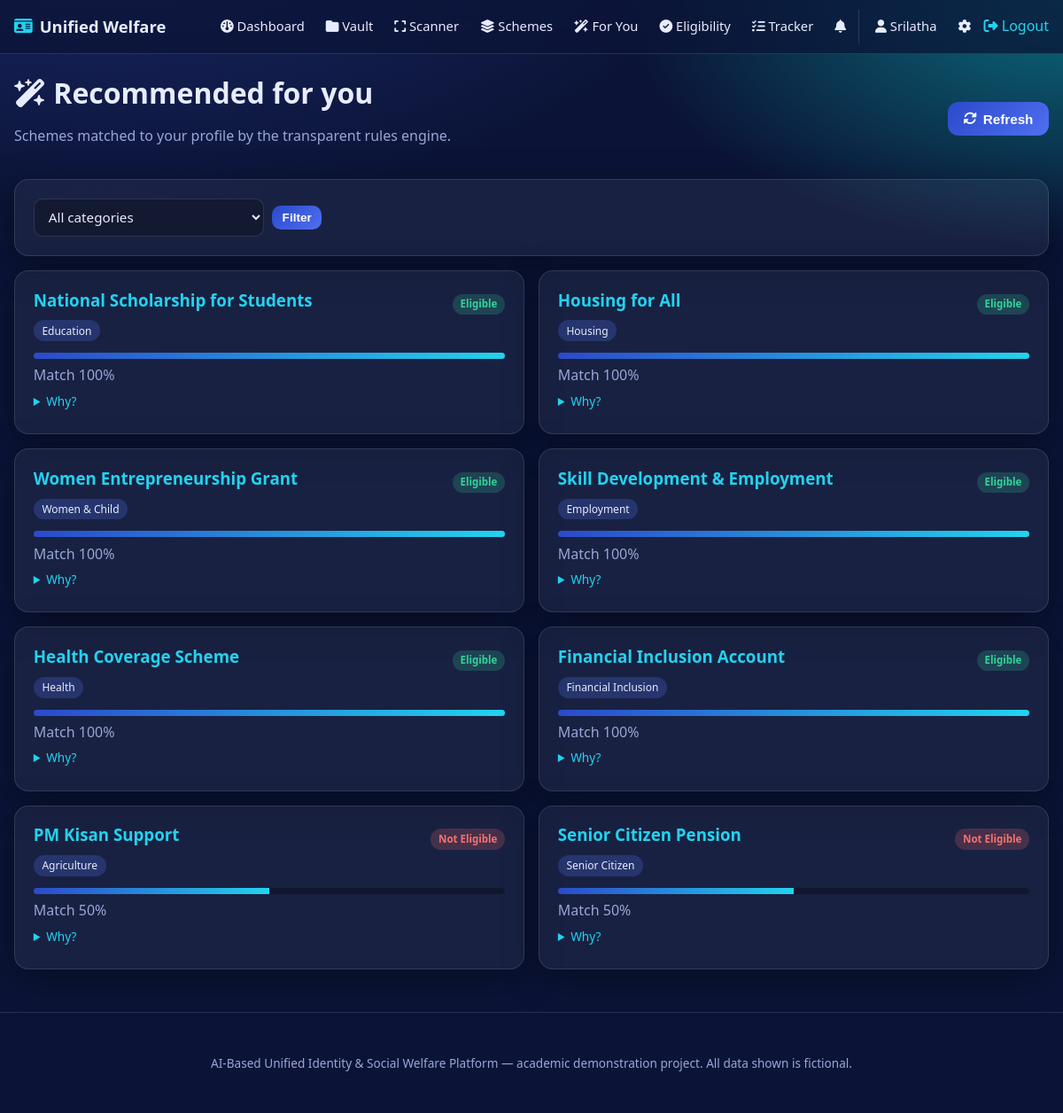
Screenshot of /recommendations/ (signed in) with the database file from the repository.
### models.py (models this page shows, shortened)
class User(UserMixin, db.Model):
    __tablename__ = "users"
    id = db.Column(db.Integer, primary_key=True)
    username = db.Column(db.String(80), unique=True, nullable=False, index=True)
    email = db.Column(db.String(120), unique=True, nullable=False, index=True)
    password_hash = db.Column(db.String(255), nullable=False)
    role = db.Column(db.String(20), nullable=False, default="user")  # user | admin
    account_active = db.Column(db.Boolean, nullable=False, default=True)
    full_name = db.Column(db.String(120))
    age = db.Column(db.Integer)
    gender = db.Column(db.String(20))
    annual_income = db.Column(db.Integer)          # in INR
    social_category = db.Column(db.String(20))     # General / OBC / SC / ST / EWS
    occupation = db.Column(db.String(80))
    state = db.Column(db.String(80))
    is_student = db.Column(db.Boolean, default=False)
    is_farmer = db.Column(db.Boolean, default=False)
    is_differently_abled = db.Column(db.Boolean, default=False)
    created_at = db.Column(db.DateTime, default=_now)
    updated_at = db.Column(db.DateTime, default=_now, onupdate=_now)
    documents = db.relationship("Document", backref="owner", lazy=True,
                                cascade="all, delete-orphan")
    recommendations = db.relationship("Recommendation", backref="user", lazy=True,
                                      cascade="all, delete-orphan")
    eligibility_checks = db.relationship("EligibilityCheck", backref="user", lazy=True,
                                         cascade="all, delete-orphan")
    applications = db.relationship("Application", backref="user", lazy=True,
                                   cascade="all, delete-orphan")
    notifications = db.relationship("Notification", backref="user", lazy=True,
                                    cascade="all, delete-orphan")
    @property
    def is_admin(self):
        return self.role == "admin"
    @property
    def is_active(self):
        return bool(self.account_active)

class Recommendation(db.Model):
    __tablename__ = "recommendations"
    id = db.Column(db.Integer, primary_key=True)
    user_id = db.Column(db.Integer, db.ForeignKey("users.id"), nullable=False, index=True)
    scheme_id = db.Column(db.Integer, db.ForeignKey("schemes.id"), nullable=False, index=True)
    result = db.Column(db.String(30), nullable=False)   # Eligible / Likely / Not Eligible / Need More Info
    score = db.Column(db.Integer, default=0)            # 0-100 match score
    reasons = db.Column(db.Text)                        # newline-joined explanation
    generated_at = db.Column(db.DateTime, default=_now)
    scheme = db.relationship("Scheme", lazy=True)
    def reasons_list(self):
        return [r for r in (self.reasons or "").split("\n") if r]

class Scheme(db.Model):
    __tablename__ = "schemes"
    id = db.Column(db.Integer, primary_key=True)
    scheme_name = db.Column(db.String(150), nullable=False)
    category = db.Column(db.String(60), nullable=False, index=True)
    description = db.Column(db.Text, nullable=False)
    benefits = db.Column(db.Text)
    official_url = db.Column(db.String(255))
    required_documents = db.Column(db.Text)   # comma-separated list
    is_active = db.Column(db.Boolean, default=True)
    created_at = db.Column(db.DateTime, default=_now)
    updated_at = db.Column(db.DateTime, default=_now, onupdate=_now)
    rules = db.relationship("EligibilityRule", backref="scheme", lazy=True,
                            cascade="all, delete-orphan")

### routes/recommendations.py (the view)
@recommendations_bp.route("/")
@login_required
def index():
    category = request.args.get("category", "").strip()
    recs = (
        Recommendation.query.filter_by(user_id=current_user.id)
        .order_by(Recommendation.score.desc())
        .all()
    )
    if category:
        recs = [r for r in recs if r.scheme and r.scheme.category == category]
    return render_template(
        "recommendations/index.html",
        recs=recs,
        category=category,
        categories=current_app.config["SCHEME_CATEGORIES"],
    )

### templates/recommendations/index.html (shortened to what this page needs)
{% extends "base.html" %}
{% block content %}
<div class="page-head row-between">
  <div><h1><i class="fa-solid fa-wand-magic-sparkles"></i> Recommended for you</h1>
    <p class="muted">Schemes matched to your profile by the transparent rules engine.</p></div>
  <form method="post" action="{{ url_for('recommendations.refresh') }}">
    <button class="btn"><i class="fa-solid fa-rotate"></i> Refresh</button>
  </form>
</div>
<form class="filters card" method="get">
  <select class="input" name="category">
    <option value="">All categories</option>
  </select>
  <button class="btn btn-small">Filter</button>
</form>
{% if recs %}
  <div class="grid grid-2">
    {% for r in recs %}
      <div class="card rec-card">
        <div class="row-between">
          <h3><a href="{{ url_for('schemes.detail', scheme_id=r.scheme_id) }}">
            {{ r.scheme.scheme_name if r.scheme else 'Scheme' }}</a></h3>
          <span class="tag tag-{{ r.result|replace(' ','')|lower }}">{{ r.result }}</span>
        </div>
        {% if r.scheme %}<span class="pill">{{ r.scheme.category }}</span>{% endif %}
        <div class="mini-progress"><div style="width: {{ r.score }}%"></div></div>
        <span class="muted">Match {{ r.score }}%</span>
        {% if r.reasons_list() %}
          <details class="why">
            <summary>Why?</summary>
          </details>
        {% endif %}
      </div>
    {% endfor %}
  </div>
{% else %}
  <div class="card center-card">
    <p class="muted">No recommendations yet. Complete your
      <a href="{{ url_for('auth.profile') }}">profile</a> and press Refresh.</p>
  </div>
{% endif %}
{% endblock %}

### templates/base.html (shortened to what this page needs)
<!doctype html>
<html lang="en">
<head>
  <link rel="stylesheet"
        href="https://cdnjs.cloudflare.com/ajax/libs/font-awesome/6.5.1/css/all.min.css">
  <link rel="stylesheet" href="{{ url_for('static', filename='css/style.css') }}">
</head>
<body>
<nav class="navbar">
  <div class="nav-inner">
    <a class="brand" href="{{ url_for('main.index') }}">
      <i class="fa-solid fa-id-card"></i> <span>Unified Welfare</span>
    </a>
    <div class="nav-links">
      {% if current_user.is_authenticated %}
        <a href="{{ url_for('main.dashboard') }}"><i class="fa-solid fa-gauge"></i> Dashboard</a>
        <a href="{{ url_for('documents.list_documents') }}"><i class="fa-solid fa-folder"></i> Vault</a>
        <a href="{{ url_for('scanner.list_scanner') }}"><i class="fa-solid fa-expand"></i> Scanner</a>
        <a href="{{ url_for('schemes.explore') }}"><i class="fa-solid fa-layer-group"></i> Schemes</a>
        <a href="{{ url_for('recommendations.index') }}"><i class="fa-solid fa-wand-magic-sparkles"></i> For You</a>
        <a href="{{ url_for('eligibility.check') }}"><i class="fa-solid fa-circle-check"></i> Eligibility</a>
        <a href="{{ url_for('applications.list_applications') }}"><i class="fa-solid fa-list-check"></i> Tracker</a>
        <a href="{{ url_for('main.notifications') }}" class="bell">
          <i class="fa-solid fa-bell"></i>
        </a>
        <div class="nav-user">
          <a href="{{ url_for('auth.profile') }}"><i class="fa-solid fa-user"></i> {{ current_user.username }}</a>
          <a href="{{ url_for('main.settings') }}" title="Settings"><i class="fa-solid fa-gear"></i></a>
          <form method="post" action="{{ url_for('auth.logout') }}" class="inline">
            <button type="submit" class="link-btn"><i class="fa-solid fa-right-from-bracket"></i> Logout</button>
          </form>
        </div>
      {% else %}
        <a href="{{ url_for('schemes.explore') }}">Schemes</a>
        <a href="{{ url_for('auth.login') }}">Log in</a>
        <a href="{{ url_for('auth.register') }}" class="btn btn-small">Sign up</a>
      {% endif %}
    </div>
  </div>
</nav>
<main id="main" class="container">
  {% block content %}{% endblock %}
</main>
<footer class="footer">
  <p>AI-Based Unified Identity &amp; Social Welfare Platform &mdash;
     academic demonstration project. All data shown is fictional.</p>
</footer>
</body>
</html>

### static/css/style.css (style rules this page uses)
:root { --navy: #0b1437; --navy-2: #14205a; --royal: #2b4acb; --royal-light: #4f6ff0; --cyan: #22d3ee; --cyan-deep: #0891b2; --ink: #0f172a; --text: #e8ecff; --muted: #9aa6d6; --card: rgba(255, 255, 255, 0.06); --card-border: rgba(255, 255, 255, 0.12); --ok: #34d399; --warn: #fbbf24; --danger: #f87171; --radius: 16px; --shadow: 0 10px 40px rgba(0, 0, 0, 0.35); }
* { box-sizing: border-box; }
html { scroll-behavior: smooth; }
body { margin: 0; font-family: "Segoe UI", system-ui, -apple-system, Roboto, Arial, sans-serif; color: var(--text); background: radial-gradient(1200px 600px at 10% -10%, #1b2a6b 0%, transparent 60%), radial-gradient(900px 500px at 100% 0%, #0b6b7a 0%, transparent 55%), var(--navy); min-height: 100vh; line-height: 1.6; }
a { color: var(--cyan); text-decoration: none; }
h1, h2, h3 { line-height: 1.25; margin: 0 0 .6rem; }
.navbar { position: sticky; top: 0; z-index: 100; background: rgba(11, 20, 55, 0.75); backdrop-filter: blur(12px); border-bottom: 1px solid var(--card-border); }
.nav-inner { max-width: 1200px; margin: 0 auto; padding: .7rem 1rem; display: flex; align-items: center; gap: 1rem; flex-wrap: wrap; }
.brand { font-weight: 700; font-size: 1.15rem; color: var(--text); display: flex; align-items: center; gap: .5rem; }
.brand i { color: var(--cyan); }
.nav-links { display: flex; align-items: center; gap: .3rem; margin-left: auto; flex-wrap: wrap; }
.nav-links a { color: var(--text); padding: .45rem .6rem; border-radius: 10px; font-size: .92rem; }
.nav-user { display: flex; align-items: center; gap: .3rem; padding-left: .5rem; border-left: 1px solid var(--card-border); }
.bell { position: relative; }
.container { max-width: 1200px; margin: 0 auto; padding: 1.5rem 1rem 3rem; }
.page-head { margin-bottom: 1.2rem; }
.row-between { display: flex; align-items: center; justify-content: space-between; gap: 1rem; flex-wrap: wrap; }
.grid { display: grid; gap: 1rem; }
.grid-2 { grid-template-columns: repeat(2, 1fr); }
.card { background: var(--card); border: 1px solid var(--card-border); border-radius: var(--radius); padding: 1.3rem; box-shadow: var(--shadow); backdrop-filter: blur(6px); }
.btn { display: inline-flex; align-items: center; gap: .45rem; cursor: pointer; background: linear-gradient(135deg, var(--royal), var(--royal-light)); color: #fff; border: none; padding: .65rem 1.1rem; border-radius: 12px; font-size: .95rem; font-weight: 600; transition: transform .08s, box-shadow .2s; }
.btn-small { padding: .4rem .7rem; font-size: .85rem; border-radius: 10px; }
.link-btn { background: none; border: none; color: var(--cyan); cursor: pointer; font: inherit; padding: 0; }
.inline { display: inline; }
.input, input[type=text], input[type=email], input[type=password], input[type=number], input[type=date], select, textarea { width: 100%; padding: .6rem .75rem; border-radius: 10px; border: 1px solid var(--card-border); background: rgba(0,0,0,.25); color: var(--text); font-size: .95rem; font-family: inherit; }
.muted { color: var(--muted); }
.filters { display: flex; gap: .6rem; align-items: center; flex-wrap: wrap; margin-bottom: 1rem; }
.filters .input { max-width: 260px; }
.pill { display: inline-block; background: rgba(79,111,240,.25); color: var(--text); padding: .15rem .6rem; border-radius: 999px; font-size: .75rem; margin-bottom: .4rem; }
.tag { display: inline-block; padding: .15rem .55rem; border-radius: 999px; font-size: .72rem; font-weight: 600; }
.tag-eligible, .tag-verified { background: rgba(52,211,153,.2); color: var(--ok); }
.tag-noteligible, .tag-expired { background: rgba(248,113,113,.2); color: var(--danger); }
.mini-progress { background: rgba(0,0,0,.3); border-radius: 999px; height: 7px; overflow: hidden; margin: .4rem 0; }
.mini-progress div { height: 100%; background: linear-gradient(90deg, var(--royal), var(--cyan)); }
.why summary { cursor: pointer; color: var(--cyan); font-size: .85rem; margin: .3rem 0; }
.scheme-card, .doc-card, .rec-card { transition: transform .1s, border-color .2s; }
.footer { text-align: center; padding: 2rem 1rem; color: var(--muted); font-size: .85rem; border-top: 1px solid var(--card-border); }

### rows the page displays
User: username "Srilatha"
Recommendation: scheme "National Scholarship for Students", result "Eligible", scheme.category "Education", score "100"
Recommendation: scheme "Housing for All", result "Eligible", scheme.category "Housing", score "100"
Recommendation: scheme "Women Entrepreneurship Grant", result "Eligible", scheme.category "Women & Child", score "100"
Recommendation: scheme "Skill Development & Employment", result "Eligible", scheme.category "Employment", score "100"
Recommendation: scheme "Health Coverage Scheme", result "Eligible", scheme.category "Health", score "100"
Recommendation: scheme "Financial Inclusion Account", result "Eligible", scheme.category "Financial Inclusion", score "100"
Recommendation: scheme "PM Kisan Support", result "Not Eligible", scheme.category "Agriculture", score "50"
Recommendation: scheme "Senior Citizen Pension", result "Not Eligible", scheme.category "Senior Citizen", score "50"
